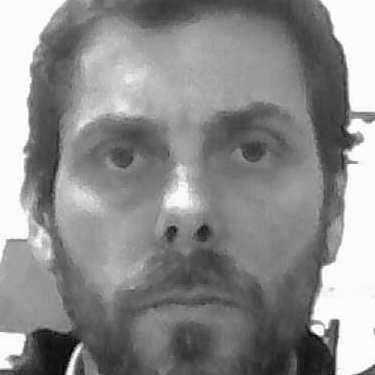
#> input picture Caras/cara_desconocida_0.jpg, 375 x 375 px, given in place of the camera
$ python -i caripela_recognition.py   (imports and definitions only)
#> lines starting #> are read from the running program, lines starting #| are printed output that depends on the picture
### FPS/WebcamVideoStream.py
# import the necessary packages
from threading import Thread
import cv2

class WebcamVideoStream:
    def __init__(self, src=-1, resolution=(320, 240)):
        # initialize the video camera stream and read the first frame
        # from the stream
#> called with src = 0, resolution = (768, 400)
        self.stream = cv2.VideoCapture(src)
        self.stream.set(3 , resolution[0])
        self.stream.set(4 , resolution[1])
        (self.grabbed, self.frame) = self.stream.read()
#> self.frame is the input picture: shape (375, 375, 3); min 1, max 255, mean 140.9

        # initialize the variable used to indicate if the thread should
        # be stopped
        self.stopped = False

    def start(self):
        # start the thread to read frames from the video stream
        Thread(target=self.update, args=()).start()
        return self

    def update(self):
	# keep looping infinitely until the thread is stopped
        while True:
            # if the thread indicator variable is set, stop the thread
            if self.stopped:
                self.stream.release()
                return

            # otherwise, read the next frame from the stream
            (self.grabbed, self.frame) = self.stream.read()

    def read(self):
        # return the frame most recently read
        return self.frame

    def stop(self):
        # indicate that the thread should be stopped
        self.stopped = True

### FPS/VideoStream.py
# import the necessary packages
from .WebcamVideoStream import WebcamVideoStream

class VideoStream:
    def __init__(self, src=-1, usePiCamera=False, resolution=(320, 240), framerate=30, rotation=0):
        # check to see if the picamera module should be used
        if usePiCamera:
            # only import the picamera packages unless we are
            # explicity told to do so -- this helps remove the
            # requirement of `picamera[array]` from desktops or
            # laptops that still want to use the `imutils` package
            from .PiVideoStream import PiVideoStream
            # initialize the picamera stream and allow the camera
            # sensor to warmup
            self.stream = PiVideoStream(resolution=resolution, framerate=framerate, rotation=rotation)

        # otherwise, we are using OpenCV so initialize the webcam stream
        else:
            self.stream = WebcamVideoStream(src=src, resolution=resolution)

    def start(self):
        # start the threaded video stream
        return self.stream.start()

    def update(self):
        # grab the next frame from the stream
        self.stream.update()

    def read(self):
        # return the current frame
        return self.stream.read()

    def stop(self):
        # stop the thread and release any resources
        self.stream.stop()

### caripela_recognition.py
# -*- coding: utf-8 -*-
import sys, os
from time import sleep
import cv2
import numpy as np
from FPS.VideoStream import VideoStream

hablar = False
if hablar:
    from FPS.ESpeak import ESpeak


###-------------------------------------------------###
###                 CONFIGURACIONES                 ###
###-------------------------------------------------###
usarPiCam = False               # Está corriendo en Raspberry Pi con piCamera?
windows = True		            # Está corriendo en windows?
rotacion = 0                  # Rotar la cámara N grados
cantidad_fotos = 20	            # Cantidad de fotos que se le tomarán a los desconocidos
intervalo = 8			        # Intervalo de tiempo para tomar cada foto (frames por segundo)
fotos_tomadas = 0		        # Contador de fotos capturadas
margen_marco = 50		        # Cantidad de píxeles que achicaremos las fotos capturadas
resolucion = (768, 400)         # Resolución del video (768, 400)
tamanio_reconocimiento = 250    # Tamaño mínimo en pixeles para detectar una cara
tiempo_transcurrido = 0         # Contador de tiempo
umbral_reconocimiento = 35      # Sensibilidad de reconocimiento, menos es más sensible
umbral_desconocidos = 7         # Cantidad de caras desconocidas que tienen que transcurrir antes de marcarla como desconocida
###-------------------------------------------------###
###          INICIALIZACION DE VARIABLES            ###
###-------------------------------------------------###
#tolerancia_desconocidos = umbral_desconocidos
#nombreConocido = False
#nombreCaraConocida = False
tolerancia_desconocidos = {}
nombreConocido = {}
nombreCaraConocida = {}
nombrePronunciado = ""
tiempoNombrePronunciado = 20  # Segundos transcurridos desde la ultima pronunciación de nombre
tiempoTranscurridoPronunciacion = 0
###-------------------------------------------------###


# Si usamos picamera, obviamente es Linux sobre Raspberry Pi.
# Si es windows, la cámara usb está en el índice 0
if usarPiCam or not windows:
    camIndex = -1
else:
    camIndex = 0

# Cargamos el xml entrenado para reconocer caras genéricas (Algoritmo Cascadas Haar)
cascada = cv2.CascadeClassifier('haar/haarcascade_frontalface_default.xml')
# Si existe, cargamos nuestro xml entrenado para identificar caras
modelo = cv2.face.LBPHFaceRecognizer_create()
# [2 lines not run here, left out]

# Inicializamos un arreglo con los nombres de las personas conocidas
nombres = {}
# [6 lines not run here, left out]


# Inicializamos el motor de habla
if hablar:
    espeak = ESpeak()

"""
Función que recibe una imágen con un rostro capturado, Intenta identificarlo
con datos del entrenamiento y devuelve su nombre si tiene éxito o False si no.
"""
def esUnaCaraConocida(imagen):
    global umbral_reconocimiento, nombrePronunciado

    """
    Si la imágen existe, intentamos identificarla usando el algoritmo
    predict que tiene opencv, si la predicción está dentro del umbral,
    la damos por buena y retornamos el nombre de la persona identificada.
    """
    w, h = imagen.shape
    if not imagen is None and (w > 0 and h > 0) and len(nombres) > 0:
        prediccion = modelo.predict(imagen)
        if prediccion[1] < umbral_reconocimiento and nombres[int(prediccion[0])]:
            nombrePronunciado = nombres[int(prediccion[0])]
            return '{} - {:04.1f}'.format(nombres[int(prediccion[0])], prediccion[1])
            #return '{}'.format(nombres[int(prediccion[0])])
    return False


"""
Función que recibe una imágen e intenta detectar rostros en ella.
Si hay rostros, los recuadra e intenta identificarlos usando el algoritmo
pre-entrenado, si es una cara conocida, imprime el nombre de la persona en el recuadro.
"""
def buscarCaras(imagen):

    global fotos_tomadas, tiempo_transcurrido, intervalo, cantidad_fotos, hablar
    global margen_marco, umbral_desconocidos, tolerancia_desconocidos, nombreConocido
    global tamanio_reconocimiento, nombrePronunciado, tiempoNombrePronunciado, tiempoTranscurridoPronunciacion
    # Pasamos la imágen a escala de grises, el algoritmo de reconocimiento lo requiere así
    grices = imagen.copy()
    grices = cv2.cvtColor(grices, cv2.COLOR_BGR2GRAY)
    # Ecualizamos la imágen para normalizar la iluminación, ya que el algoritmo de
    # reconocimiento es muy sensible a variaciones de luces y sombras
    clahe = cv2.createCLAHE(clipLimit=20.0, tileGridSize=(8,8))
    grices = clahe.apply(grices)
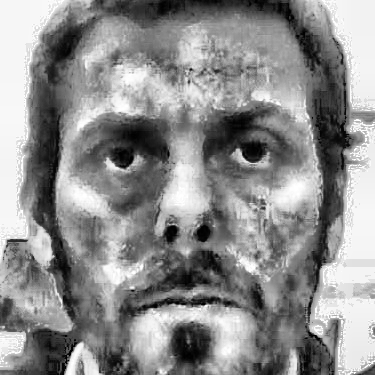
#> grices: shape (375, 375); min 0, max 255, mean 141.1
    grices = cv2.bilateralFilter(grices,4,55,55)
    # Buscamos caras en la imágen en escala de grises
    caras = cascada.detectMultiScale(
        grices,
        scaleFactor=1.1,
        minNeighbors=3,
        minSize=(tamanio_reconocimiento, tamanio_reconocimiento)
    )
#> caras = [[29, 22, 318, 318]]

    # Por cada cara encontrada vamos a dibujar un recuadro y tratar de identificarlas
    indiceCara = 0
    for (x, y, w, h) in caras:
        # Solo tomaremos las caras reconocidas que estén cerca de la camara,
        # cuadro mayor al tamaño definido
        if h > (tamanio_reconocimiento-50):

            # Inicializamos el arreglo de nombres conocidos para esta cara en false
            if not indiceCara in nombreConocido:
                nombreConocido[indiceCara] = False
            # Recortamos la imágen para tener solo la cara
            caraGris = grices[y+margen_marco:y+h-margen_marco, x+margen_marco:x+w-margen_marco]
            # Buscamos la cara entre nuestras caras previamente identificadas
            nombreCaraConocida[indiceCara] = esUnaCaraConocida(caraGris)
            # Inicializamos el nombre a mostrar por defecto en el recuadro
            texto = str("Desconocido "+str(indiceCara))
            # Si la cara es conocida reseteamos el umbral de tolerancia a caras desconocidas
            # y guardamos el nombre para mostrarlo luego en el recuadro
            if nombreCaraConocida[indiceCara]:
                nombreConocido[indiceCara] = nombreCaraConocida[indiceCara]
                tolerancia_desconocidos[indiceCara] = umbral_desconocidos

            # Si la cara no es conocida, empezar a descontar de la tolerancia
            # para evitar los falsos negativos y continuar mostrando el nombre anterior
            if not nombreCaraConocida[indiceCara]:
                if not indiceCara in tolerancia_desconocidos:
                    tolerancia_desconocidos[indiceCara] = umbral_desconocidos

                tolerancia_desconocidos[indiceCara] -= 1
                # Si ya llegamos al umbral de tolerancia, mostrar nombre desconocido y tomar foto
                if tolerancia_desconocidos[indiceCara] <= 0:
                    # Si no conocemos la cara, tomamos una cantidad parametrizable de fotos cada cierta
                    # cantidad de cuadros y las guardamos en un directorio para realizar el entrenamiento
                    if (tiempo_transcurrido % intervalo) == 0 and fotos_tomadas < cantidad_fotos:
                        cv2.imwrite('Caras/cara_desconocida_'+str(fotos_tomadas)+'.jpg', caraGris)
                        fotos_tomadas += 1
                    texto = str("Desconocido "+str(indiceCara)+" - Foto "+str(fotos_tomadas))
                    nombreConocido[indiceCara] = False
                    tiempo_transcurrido += 1
                    nombrePronunciado = "Desconocido"

            if nombreConocido[indiceCara]:
                # Si es un rostro conocido, tomamos el nombre para mostrar en el recuadro
                texto = str(nombreConocido[indiceCara])

            # Dibujamos el recuadro sobre la cara y colocamos la etiqueta con el nombre conocido
            # o una indicación de que no es un rostro conocido
            cv2.rectangle(imagen, (x+margen_marco, y+margen_marco), (x+w-margen_marco, y+h-margen_marco), (0, 255, 0), 2)
            wText, h = cv2.getTextSize(texto, cv2.FONT_HERSHEY_SIMPLEX, 0.5, 2)
            cv2.rectangle(imagen, (x+margen_marco, y+margen_marco), (x+margen_marco+wText[0]+10, y+margen_marco+20), (0, 255, 0), cv2.FILLED)
            cv2.putText(imagen, texto, (x+margen_marco+5, y+margen_marco+15), cv2.FONT_HERSHEY_SIMPLEX, 0.5, (255, 255, 255),2)

            indiceCara += 1
#> this loop made 1 pass
#> (x, y, wText, indiceCara) on pass 1: (29, 22, (118, 12), 1)
#> pass 1, in buscarCaras, `caraGris = grices[y+margen_marco:y+h-margen_marco, x+margen_marco:x+w-..`:
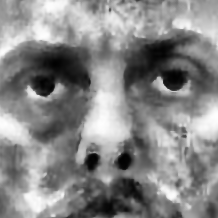
#> caraGris: shape (218, 218); min 1, max 254, mean 134.9
#> after the loop:
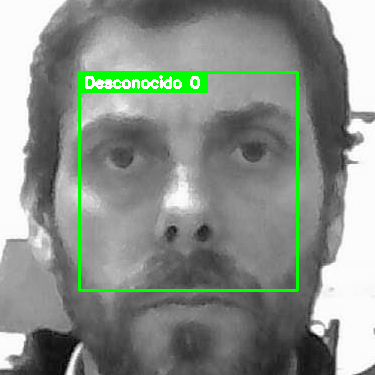
#> imagen: shape (375, 375, 3); mean B, G, R 136.5, 144.2, 136.5
#> after the loop, fotos_tomadas = 0; indiceCara = 1; nombreCaraConocida = {0: False}; nombreConocido = {0: False}; nombrePronunciado = ''; tiempo_transcurrido = 0; tolerancia_desconocidos = {0: 6}

    if(nombrePronunciado != "" and tiempoTranscurridoPronunciacion >= tiempoNombrePronunciado):
        if hablar:
            espeak.decir(nombrePronunciado)
        tiempoTranscurridoPronunciacion = 0
    else:
        tiempoTranscurridoPronunciacion += 1
        nombrePronunciado = ""

    # Mostramos cada cuadro en la ventana de video
    cv2.imshow('Video', imagen)
    #cv2.imshow('VideoGris', grices)

    return


"""
Función que presenta el menú en pantalla para iniciar el reconocimiento
"""
def inicio():
    if hablar:
        espeak.decir("Parate frente a la cámara y presioná erre para iniciar", "al finalizar presioná cu para salir")
    opcion = input('\nParate frente a la cámara y presioná (r: reconococer rostro), \nAl finalizar presioná (q: Salir del programa):')

    """
    Si el usuario presionó la letra r, salimos de la función para que el programa
    continúe y entre en el bucle (while) principal. Si es otra letra, la función
    sigue llamándose a sí misma para que continúe el menú en pantalla
    """
    if opcion == 'r':
        return
    else:
        inicio()
    return

"""
Lo primero que se debe hacer al iniciar el programa es llamar a inicio() para
mostrar el menú de opciones
"""
# [1 line not run here, left out]

# Inicializamos la cámara
camara = VideoStream(src=camIndex, usePiCamera=usarPiCam, resolution=resolucion, rotation=rotacion).start()
#camara = WebcamVideoStream(src=camIndex).start()
# [3 lines not run here, left out]

"""
Bucle principal. Si pudimos capturar la cámara, procesamos cada cuadro en
búsqueda de rostros
"""
# [12 lines not run here, left out]

>>> import cv2
>>> picture = cv2.imread('Caras/cara_desconocida_0.jpg')
>>> result = buscarCaras(picture)
